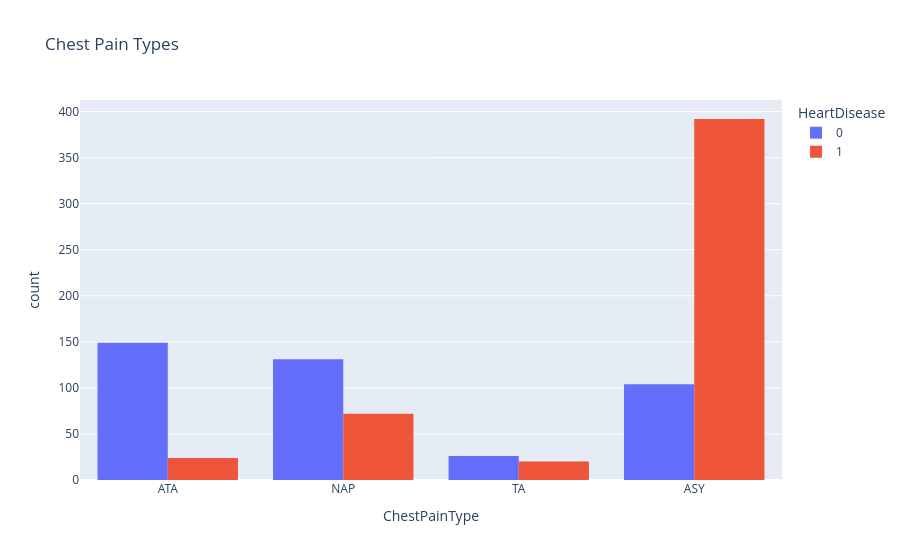

The cell this chart's notebook holds for it:
### Code cell
fig = px.histogram(df, x= "ChestPainType", title= "Chest Pain Types", color= "HeartDisease", barmode= "group")
fig.show()

### Figure 1 — Plotly figure (JSON) as saved in the notebook; plotly's stock layout.template omitted (floating-point values rounded to 4 significant figures; data arrays with more than 128 entries replaced by an {"elided": "..."} marker saying what was removed)
{"data": [{"alignmentgroup": "True", "bingroup": "x", "hovertemplate": "HeartDisease=0<br>ChestPainType=%{x}<br>count=%{y}<extra></extra>", "legendgroup": "0", "marker": {"color": "#636efa", "pattern": {"shape": ""}}, "name": "0", "offsetgroup": "0", "orientation": "v", "showlegend": true, "type": "histogram", "x": {"elided": "410 str values"}, "xaxis": "x", "yaxis": "y"}, {"alignmentgroup": "True", "bingroup": "x", "hovertemplate": "HeartDisease=1<br>ChestPainType=%{x}<br>count=%{y}<extra></extra>", "legendgroup": "1", "marker": {"color": "#EF553B", "pattern": {"shape": ""}}, "name": "1", "offsetgroup": "1", "orientation": "v", "showlegend": true, "type": "histogram", "x": {"elided": "508 str values"}, "xaxis": "x", "yaxis": "y"}], "layout": {"barmode": "group", "legend": {"title": {"text": "HeartDisease"}, "tracegroupgap": 0}, "title": {"text": "Chest Pain Types"}, "xaxis": {"anchor": "y", "domain": [0, 1], "title": {"text": "ChestPainType"}}, "yaxis": {"anchor": "x", "domain": [0, 1], "title": {"text": "count"}}}}
